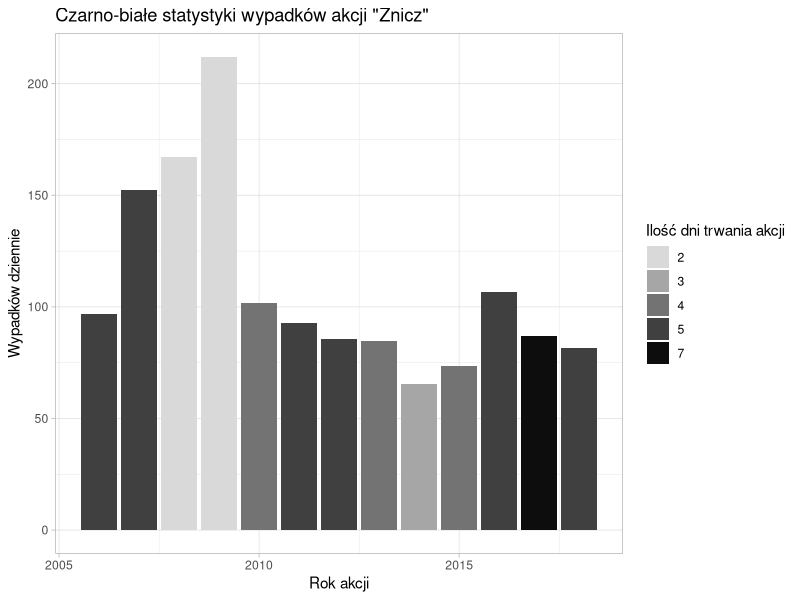
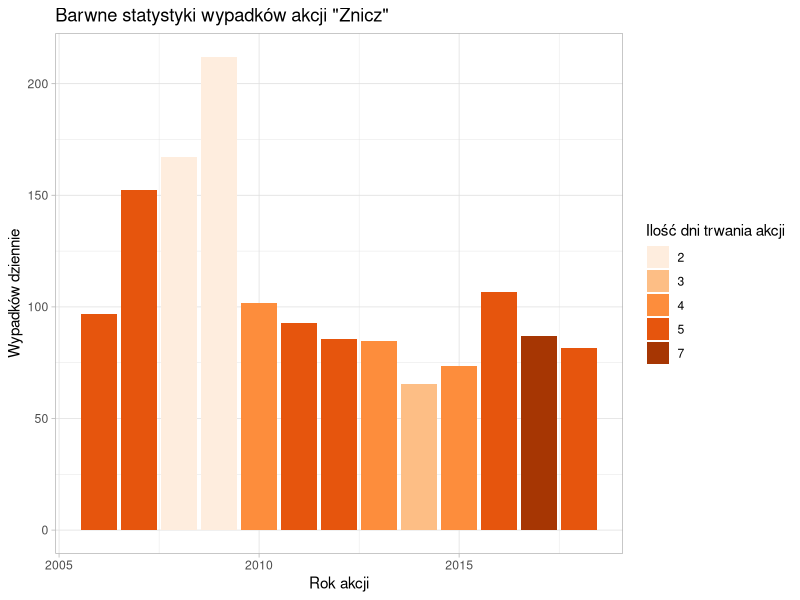

Generate these figures, in order, with R:
## ---- chunk 1
knitr::opts_chunk$set(echo = TRUE)
library(ggplot2)
library(RColorBrewer)
data <- data.frame(rok = 2006:2018,
                   dni = c(5, 5, 2, 2, 4, 5, 5, 4, 3, 4, 5, 7, 5),
                   wypadki = c(483, 761, 334, 424, 407, 464, 428, 338, 196, 294, 534, 609, 408))
## ---- chunk 2
ggplot(data = data, aes(x = rok, y = wypadki/dni, fill = factor(dni))) + 
  geom_bar(stat = "identity") + 
  scale_fill_manual(values = paste("gray", seq(85, 5, by=-20), sep = "")) + 
  theme_light() + 
  labs(x = "Rok akcji", y = "Wypadków dziennie", fill = "Ilość dni trwania akcji") + 
  ggtitle("Czarno-białe statystyki wypadków akcji \"Znicz\"")
## ---- chunk 3
ggplot(data = data, aes(x = rok, y = wypadki/dni, fill = factor(dni))) + 
  geom_bar(stat = "identity") + 
  scale_fill_manual(values = brewer.pal(5, "Oranges")) + 
  theme_light() + 
  labs(x = "Rok akcji", y = "Wypadków dziennie", fill = "Ilość dni trwania akcji") + 
  ggtitle("Barwne statystyki wypadków akcji \"Znicz\"")
